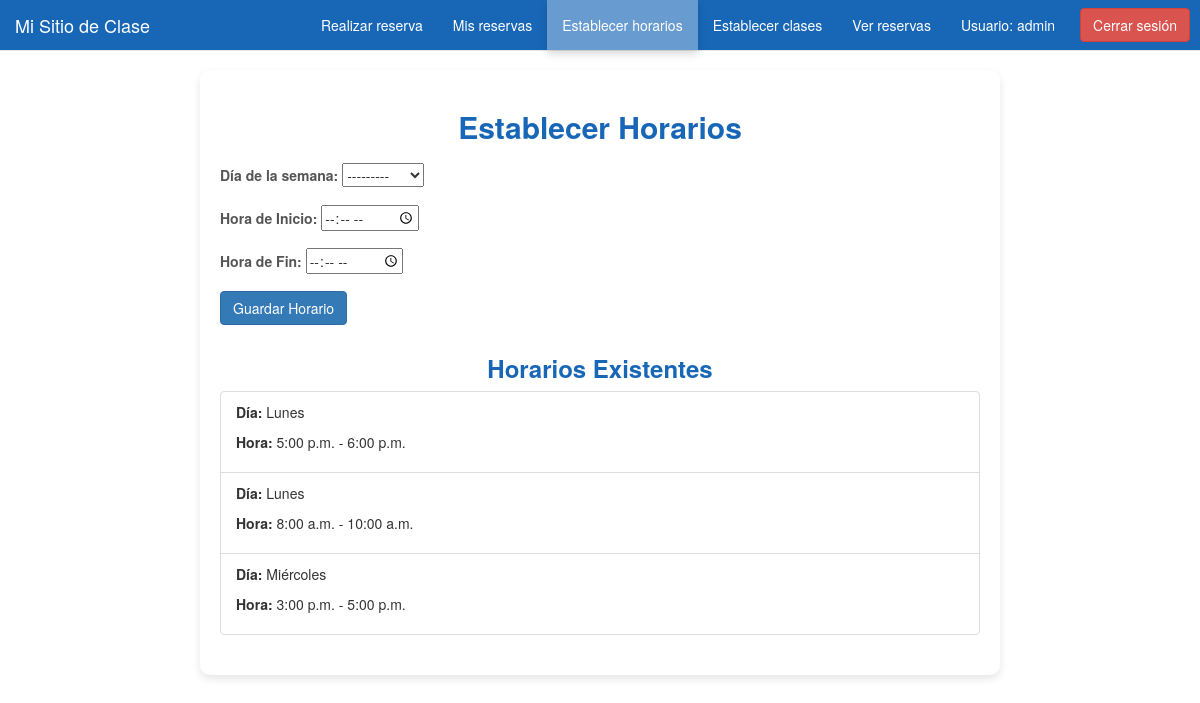
Page /catalog/profesor/horarios/ (signed in) on the committed database.
### catalog/models.py (models this page shows, shortened)
class Horario(models.Model):
    dia = models.CharField(max_length=10, choices=[
        ('Lunes', 'Lunes'), ('Martes', 'Martes'), ('Miércoles', 'Miércoles'),
        ('Jueves', 'Jueves'), ('Viernes', 'Viernes')], null=True, blank=True)
    hora_inicio = models.TimeField()
    hora_fin = models.TimeField()
    profesor = models.ForeignKey(User, on_delete=models.CASCADE, related_name='horarios', null=True, blank=True)

### catalog/views.py (the view)
# urls.py: path('profesor/horarios/', views.gestionar_horarios, name='gestionar_horarios'),
@login_required
@permission_required('catalog.puede_gestionar_clases')  # Asegúrate de que solo los profesores tengan acceso
def gestionar_horarios(request):
    if request.method == 'POST':
        form = HorarioForm(request.POST)
        if form.is_valid():
            horario = form.save(commit=False)
            horario.profesor = request.user  # Asigna el profesor al horario
            horario.save()
            messages.success(request, 'El horario ha sido creado correctamente.')
            return redirect('gestionar_horarios')  # Redirige tras guardar el horario
    else:
        form = HorarioForm()
    horarios = Horario.objects.filter(profesor=request.user)
    return render(request, 'catalog/gestionar_horarios.html', {'form': form, 'horarios': horarios})

### catalog/forms.py
class HorarioForm(forms.ModelForm):
    class Meta:
        model = Horario
        fields = ['dia', 'hora_inicio', 'hora_fin']
        widgets = {
            'hora_inicio': forms.TimeInput(format='%H:%M', attrs={'type': 'time'}),
            'hora_fin': forms.TimeInput(format='%H:%M', attrs={'type': 'time'}),
        }
        labels = {
            'hora_inicio': 'Hora de Inicio',
            'hora_fin': 'Hora de Fin',
        }

### catalog/templates/catalog/gestionar_horarios.html (shortened to what this page needs)
{% extends "base_generic.html" %}
{% block content %}
  <div class="container" style="max-width: 800px; margin: 0 auto; padding: 20px; background-color: white; border-radius: 10px; box-shadow: 0 4px 8px rgba(0,0,0,0.1);">
    <h2 class="text-center" style="color: #1867B7; font-weight: bold; margin-bottom: 20px;">Establecer Horarios</h2>
    <form method="post">
      <div class="form-group">
        <label for="dia" style="color: #555;">Día de la semana:</label>
        {{ form.dia }}
      </div>
      <div class="form-group">
        <label for="hora_inicio" style="color: #555;">Hora de Inicio:</label>
        {{ form.hora_inicio }}
      </div>
      <div class="form-group">
        <label for="hora_fin" style="color: #555;">Hora de Fin:</label>
        {{ form.hora_fin }}
      </div>
      <button type="submit" class="btn btn-primary">Guardar Horario</button>
    </form>
    {% if horarios %}
      <h3 class="text-center" style="color: #1867B7; font-weight: bold; margin-top: 30px;">Horarios Existentes</h3>
      <ul class="list-group">
        {% for horario in horarios %}
          <li class="list-group-item" style="display: flex; justify-content: space-between; align-items: center;">
            <div>
              <p><strong>Día:</strong> {{ horario.dia }}</p>
              <p><strong>Hora:</strong> {{ horario.hora_inicio|date:"g:i a" }} - {{ horario.hora_fin|date:"g:i a" }}</p>
            </div>
          </li>
        {% endfor %}
      </ul>
    {% else %}
      <p class="text-center">No has establecido ningún horario todavía.</p>
    {% endif %}
  </div>
{% endblock %}

### catalog/templates/base_generic.html (shortened to what this page needs)
<!DOCTYPE html>
<html lang="es">
<head>
  <link rel="stylesheet" href="https://maxcdn.bootstrapcdn.com/bootstrap/3.3.7/css/bootstrap.min.css">
</head>
<body>
  <nav class="navbar navbar-default navbar-fixed-top" style="background-color: #1867B7; color: white;">
    <div class="container-fluid">
      <div class="navbar-header">
        <a class="navbar-brand" href="{% url 'inicio' %}" style="color: white;">Mi Sitio de Clase</a>
      </div>
      <ul class="nav navbar-nav navbar-right">
        {% if perms.catalog.puede_realizar_reservas %}
          <li class="navbar-item {% if request.resolver_match.url_name == 'clase_list' %}active{% endif %}">
            <a href="{% url 'clase_list' %}" style="color: white;">Realizar reserva</a>
          </li>
        {% endif %}
        {% if perms.catalog.puede_ver_reservas_alumno %}
          <li class="navbar-item {% if request.resolver_match.url_name == 'mis_reservas' %}active{% endif %}">
            <a href="{% url 'mis_reservas' %}" style="color: white;">Mis reservas</a>
          </li>
        {% endif %}
        {% if perms.catalog.puede_gestionar_clases %}
          <li class="navbar-item {% if request.resolver_match.url_name == 'gestionar_horarios' %}active{% endif %}">
            <a href="{% url 'gestionar_horarios' %}" style="color: white;">Establecer horarios</a>
          </li>
          <li class="navbar-item {% if request.resolver_match.url_name == 'gestionar_clases' %}active{% endif %}">
            <a href="{% url 'gestionar_clases' %}" style="color: white;">Establecer clases</a>
          </li>
        {% endif %}
        {% if perms.catalog.puede_ver_reservas_profesor %}
          <li class="navbar-item {% if request.resolver_match.url_name == 'ver_reservas_profesor' %}active{% endif %}">
            <a href="{% url 'ver_reservas_profesor' %}" style="color: white;">Ver reservas</a>
          </li>
        {% endif %}
        {% if user.is_authenticated %}
          <li class="navbar-item {% if request.resolver_match.url_name == 'perfil_usuario' %}active{% endif %}">
            <a href="{% url 'perfil_usuario' %}" style="color: white;">Usuario: {{ user.get_username }}</a>
          </li>
          <li>
            <form method="post" action="{% url 'logout' %}" style="display:inline;">
              <button type="submit" class="btn btn-danger navbar-btn" style="margin-right: 10px; margin-left: 10px;">Cerrar sesión</button>
            </form>
          </li>
        {% endif %}
      </ul>
    </div>
  </nav>
  <div class="container" style="padding-top: 70px;">
    {% block content %}{% endblock %}
  </div>
</body>
</html>

### catalog/templates/base_generic.html (style rules this page uses)
.navbar-item { transition: background-color 0.3s ease-in-out, box-shadow 0.3s ease-in-out; }
.active > a { background-color: rgba(255, 255, 255, 0.35) !important; box-shadow: 0px 4px 8px rgba(0, 0, 0, 0.15); }

### rows in the picture
Horario: dia "Lunes", hora_inicio "5:00 p.m.", hora_fin "6:00 p.m."
Horario: dia "Lunes", hora_inicio "8:00 a.m.", hora_fin "10:00 a.m."
Horario: dia "Miércoles", hora_inicio "3:00 p.m.", hora_fin "5:00 p.m."

### other values in the picture
{{ user.get_username }} "admin"
